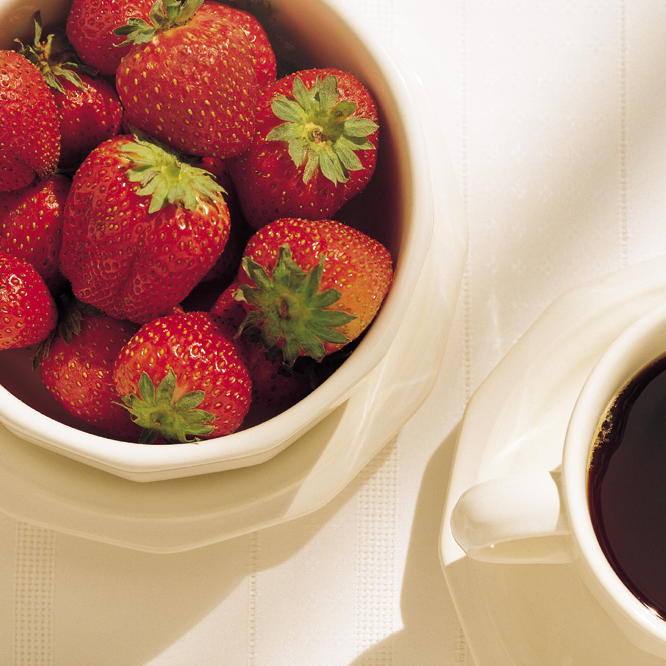
%> input picture Fig0630(01)(strawberries_fullcolor).tif, 666 x 666 px
$ octave chapter_03_03.m   (GNU Octave 9; MATLAB toolbox functions it lacks are replaced by stand-ins)
%> lines starting %> are read from the running program, lines starting %| are printed output that depends on the picture; in (x1, y1, x2, y2) boxes, pixels count from 0 and x2, y2 are one past the last pixel; in counts of white or black regions, pixels touching at a corner belong together; the program's own positions count from 1
% Image Thresholding

img=imread('Fig0630(01)(strawberries_fullcolor).tif');
%> img is the input picture: size 666x666x3 uint8; mean R, G, B 186.3, 145.9, 126.5
gray_img=rgb2gray(img);
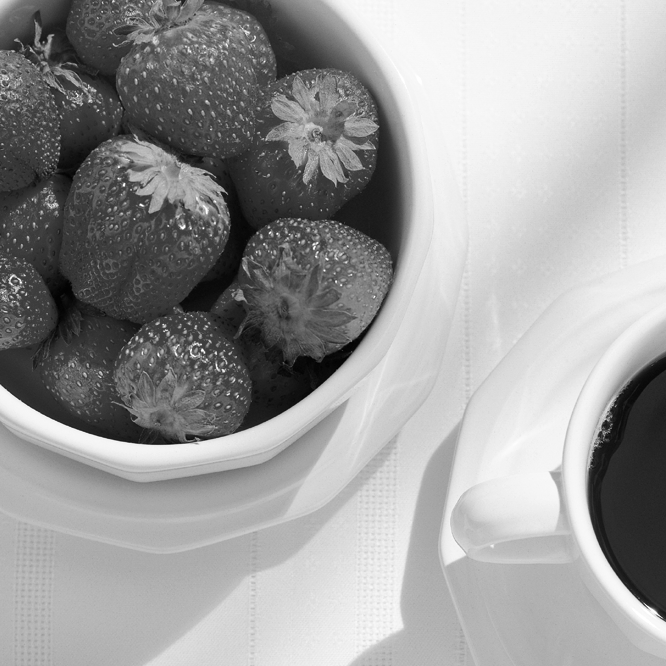
%> gray_img: size 666x666 uint8; min 2, max 255, mean 155.7
threshold_img=im2bw(gray_img,0.5);
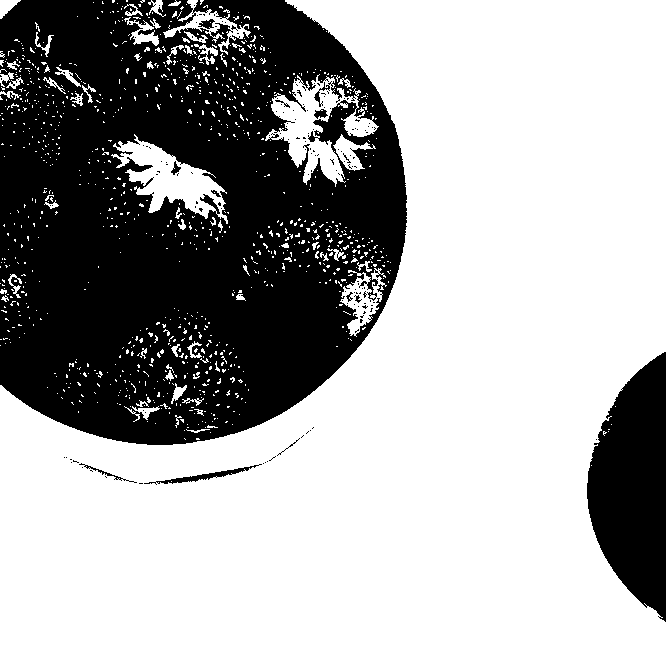
%> threshold_img: size 666x666 logical; 65.3% white; 161 black regions (149 under 20 px), largest, box (x1, y1, x2, y2) and area: (0, 0, 407, 445) 137768, (587, 352, 666, 622) 14747, (144, 464, 262, 485) 436
threshold_img_2=im2bw(gray_img,0.25);
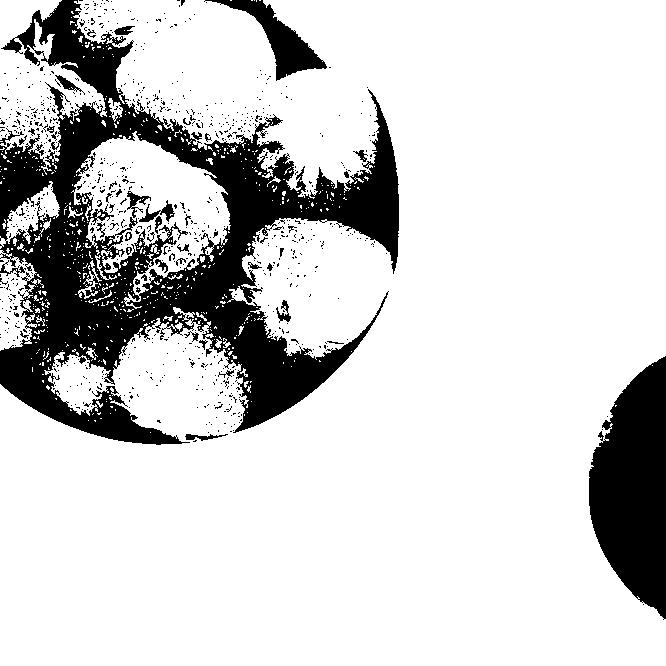
%> threshold_img_2: size 666x666 logical; 81.6% white; 853 black regions (809 under 20 px), largest, box (x1, y1, x2, y2) and area: (0, 0, 399, 445) 60298, (589, 356, 666, 620) 14255, (204, 0, 327, 81) 2634
subplot(2,2,1),imshow(img),title('Original Image');
subplot(2,2,2),imshow(gray_img),title('Gray Image');

subplot(2,2,3),imshow(threshold_img),title('Threshold Image');
subplot(2,2,4),imshow(threshold_img_2),title('Threshold Image_2');
